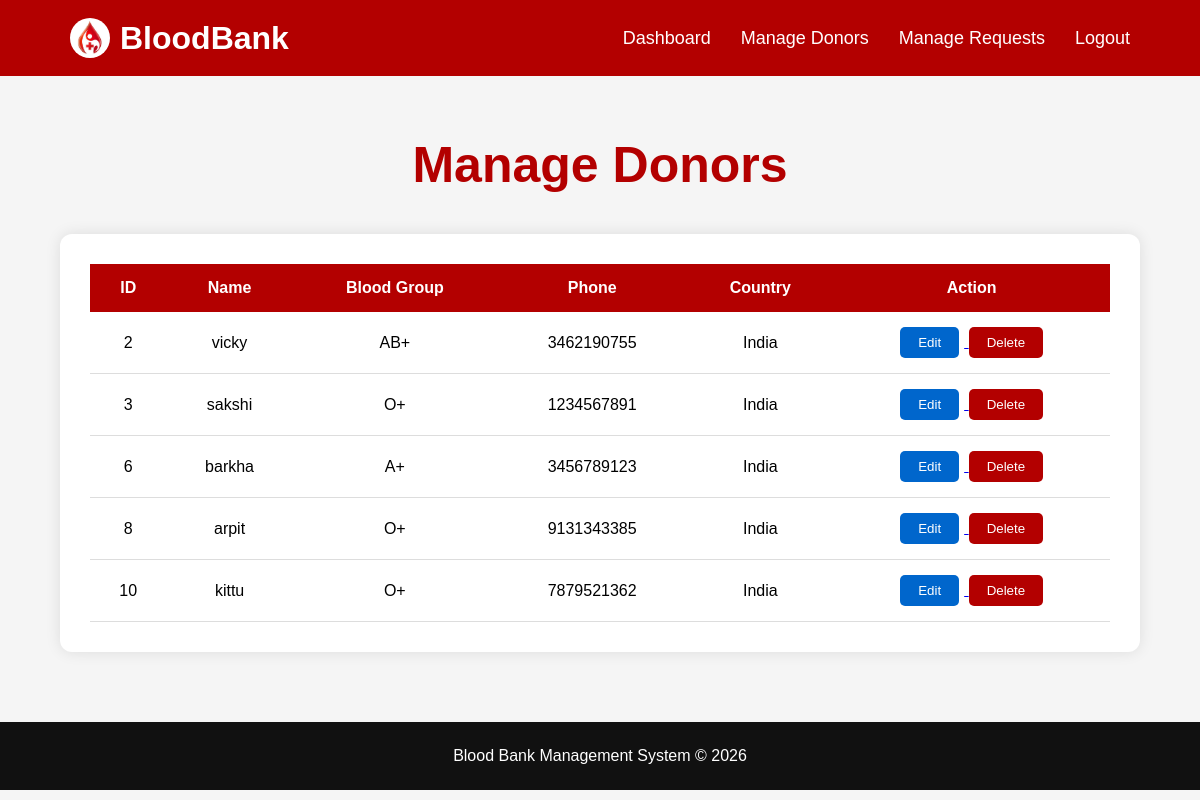
Page /manage-donors/ on the earlier database version.
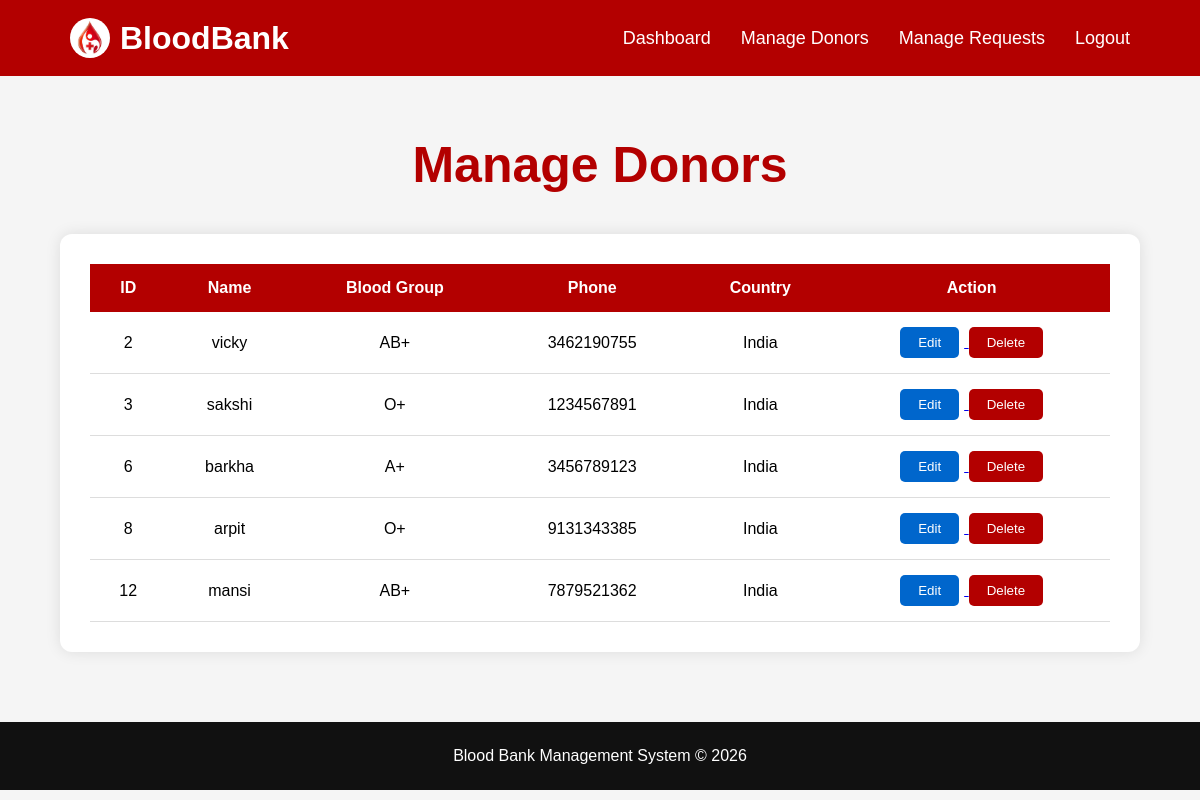
Same page on the later database version.
### main/models.py (models this page shows, shortened)
class Register(models.Model):
    ROLE_CHOICES = (
        ('Donor','Donor'),
        ('Patient','Patient'),
    )
    BLOOD_GROUPS = (
        ('A+','A+'),
        ('A-','A-'),
        ('B+','B+'),
        ('B-','B-'),
        ('AB+','AB+'),
        ('AB-','AB-'),
        ('O+','O+'),
        ('O-','O-'),
    )
    name=models.CharField(max_length=100)
    email=models.EmailField(unique=True)
    phone=models.CharField(max_length=15)
    age=models.IntegerField()
    blood_group=models.CharField(max_length=5,choices=BLOOD_GROUPS)
    role=models.CharField(max_length=20,choices=ROLE_CHOICES)
    password=models.CharField(max_length=100)

### main/views.py (the view)
# urls.py: path('manage-donors/',views.manage_donors,name='manage_donors'),
def manage_donors(request):
    search=request.GET.get('search')
    donors=Register.objects.filter(role='Donor')
    if search:
        donors=donors.filter(name__icontains=search)
    context={
        'donors':donors
    }
    return render(request,'manage_donors.html',context)

### templates/manage_donors.html (shortened to what this page needs)
{% load static %}
<!DOCTYPE html>
<html lang="en">
<head>
</head>
<body>
<nav>
    <div class="logo">
    <img src="{% static 'images/blood.jpg' %}" alt="Logo">
    <span>BloodBank</span>
    </div>
    <ul>
        <li>
            <a href="{% url 'admin_dashboard' %}">
                Dashboard
            </a>
        </li>
        <li>
            <a href="{% url 'manage_donors' %}">
                Manage Donors
            </a>
        </li>
        <li>
            <a href="{% url 'manage_requests' %}">
                Manage Requests
            </a>
        </li>
        <li>
           <a href="{% url 'logout' %}">
             Logout
           </a>
        </li>
    </ul>
</nav>
<section class="manage">
    <div class="heading">
        <h1>Manage Donors</h1>
    </div>
    <div class="table-box">
        <table>
            <tr>
                <th>ID</th>
                <th>Name</th>
                <th>Blood Group</th>
                <th>Phone</th>
                <th>Country</th>
                <th>Action</th>
            </tr>
            {% if donors %}
                {% for donor in donors %}
                <tr>
                    <td>{{ donor.id }}</td>
                    <td>{{ donor.name }}</td>
                    <td>{{ donor.blood_group }}</td>
                    <td>{{ donor.phone }}</td>
                    <td>India</td>
                    <td>
                        <a href="{% url 'edit_donor' donor.id %}">
                            <button type="button"
                                    class="edit-btn">
                                Edit
                            </button>
                        </a>
                        <a href="{% url 'delete_donor' donor.id %}">
                            <button type="button"
                                    class="delete-btn">
                                Delete
                            </button>
                        </a>
                    </td>
                </tr>
                {% endfor %}
            {% else %}
                <tr>
                    <td colspan="6">
                        No Donors Available
                    </td>
                </tr>
            {% endif %}
        </table>
    </div>
</section>
<footer>
    <p>
        Blood Bank Management System © 2026
    </p>
</footer>
</body>
</html>

Differences in the rows shown:
removed Register: id "10", name "kittu", blood_group "O+", phone "7879521362"
added Register: id "12", name "mansi", blood_group "AB+", phone "7879521362"
